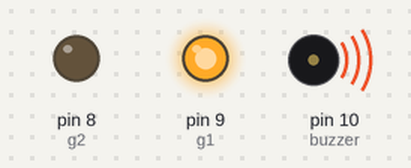
The sketch below on a simulated Arduino Uno, built with avr-gcc and run on an emulated ATmega328P. On the bench: output pins drawn as LEDs (lit = HIGH), buzzer (waves = sounding).

Above: at 0.2 s.
At 1.7 s:
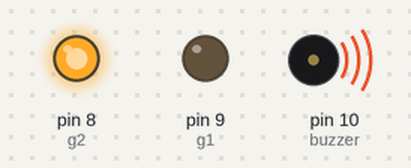
Timing chart, 0 to 3.0 s (numbered marks = the images above):
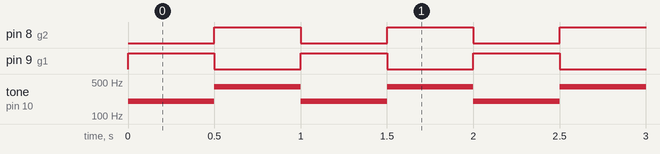

Measured:
- by itself, pin 8 (g2), pin 9 (g1): alternates HIGH for 0.50 s and LOW for 0.50 s
- by itself, tone on pin 10 (buzzer): alternates 400 Hz for 0.50 s and 200 Hz for 0.50 s

The sketch:

10_buzzer-com-leds.ino
```cpp
#define buzzer 10
#define g1 9
#define g2 8

void setup() {
  pinMode(buzzer, OUTPUT);
  pinMode(g1, OUTPUT);
  pinMode(g2, OUTPUT);
}

void loop(){
  // Toca som e acende o primeiro LED
  tone(buzzer, 200);
  digitalWrite(g1, HIGH);
  digitalWrite(g2, LOW);
  delay(500);

  // Toca som e acende o segundo LED
  tone(buzzer, 400); // Mudei o tom para diferenciar
  digitalWrite(g2, HIGH);
  digitalWrite(g1, LOW);
  delay(500);
}
```
